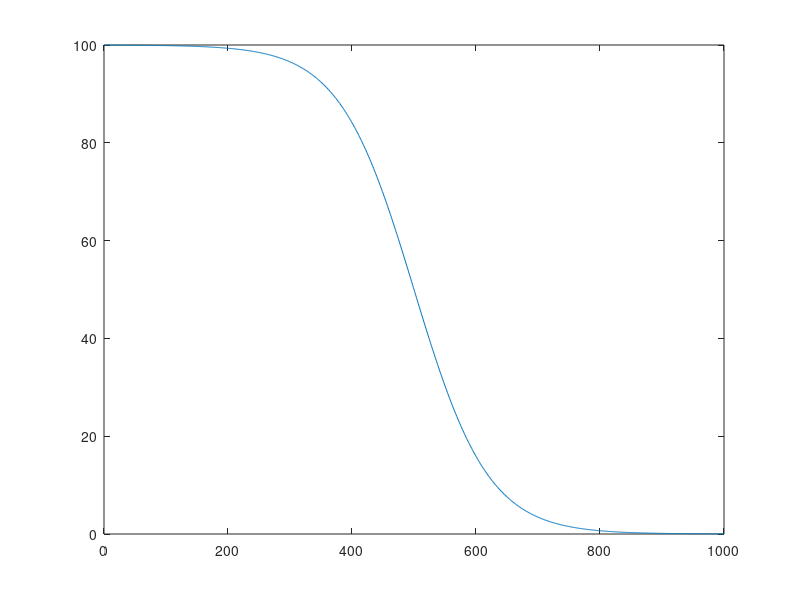

Recreate this plot in MATLAB.
clear    
InitialStep = 100; % Exploration/exploitation balance parameters:
    P1 = 2;
    P2 = 60;
    MaxSteps=1000;
    for iter = 1:MaxSteps
    Step(iter) = InitialStep * (1/(1+exp((iter-(MaxSteps/P1))/P2)));
    end
    plot(Step)